Frame 1 (no input): blank canvas, image omitted
Frame 60 (no input): blank canvas, image omitted
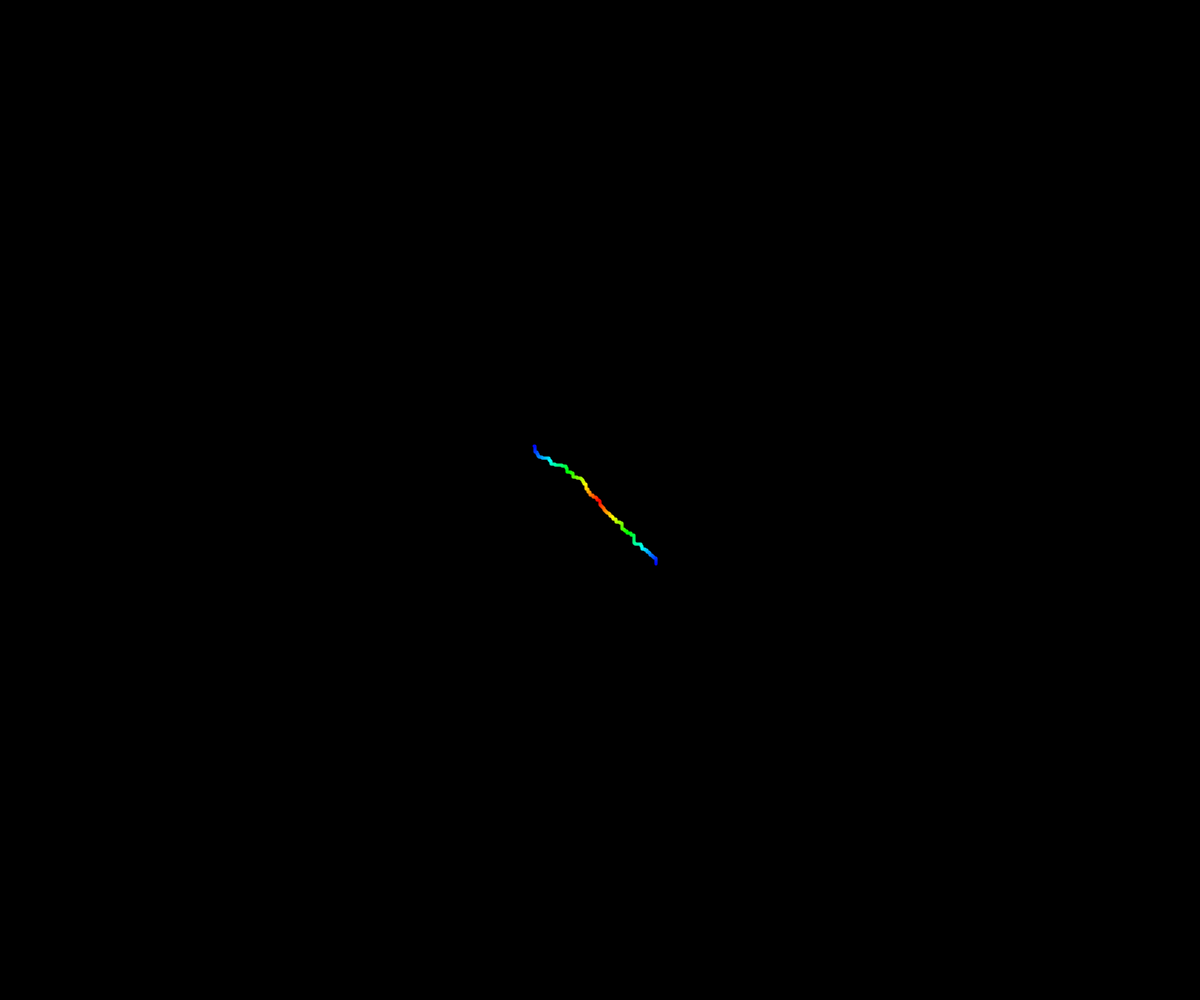
Frame 120 (the mouse pressed at the canvas centre since frame 60)

The p5.js sketch whose frames 1 and 60 were blank and that drew this single picture after the mouse press (run headless with seeded random() and noise() and a simulated clock; from frame 60 on, the mouse is pressed at the canvas centre):

// p5.js sketch
// ── sketch.js
let col = 0;
let inc = 1;
let x1, y1, x2, y2;

function setup() {
  createCanvas(windowWidth, windowHeight);
  background(0);
  colorMode(HSB);
    x1 = windowWidth/2;
    y1 = windowHeight/2;
    x2 = windowWidth/2;
    y2 = windowHeight/2;
}

function draw() {
  stroke(col, 255, 255);
  strokeWeight(3);    
  fissure1();
  fissure2(x2, y2);

    
}

function fissure1() {
 let rdm = random(0, 1);    //pick a random number between 0 and 1

    if (rdm > 0.5) {
        x1--;             //if that number is less than 5, move the x co-ordinate
} else { 
   y1--;                  //otherwise, move the y co-ordinate
    }
    
  point(x1, y1);           //draw the point at the new position
    
col = col + inc;         //change the colour (hue) of the point
    
    if (col > 255 || col < 0 ) {
       inc = inc*-1;
    }
    
    if (x1 < 0 || y1 < 0) {
        col = 0;
        x1 = windowWidth/2;
        y1 = windowHeight/2;
    }   
}

function fissure2() {
    let rdm = random(0, 1);  //pick a random number between 0 and 1
    if (rdm > 0.5) {
        x2++;             //if that number is less than 5, move the x co-ordinate
} else { 
   y2++;                  //otherwise, move the y co-ordinate
    }
    
  point(x2, y2);           //draw the point at the new position
    
col = col + inc;         //change the colour (hue) of the point
    
    if (col > 255 || col < 0 ) {
       inc = inc*-1;
    }
    
    if (x2 > width || y2 > height) {
        col = 0;
        x2 = windowWidth/2;
        y2 = windowHeight/2;
    }
}
